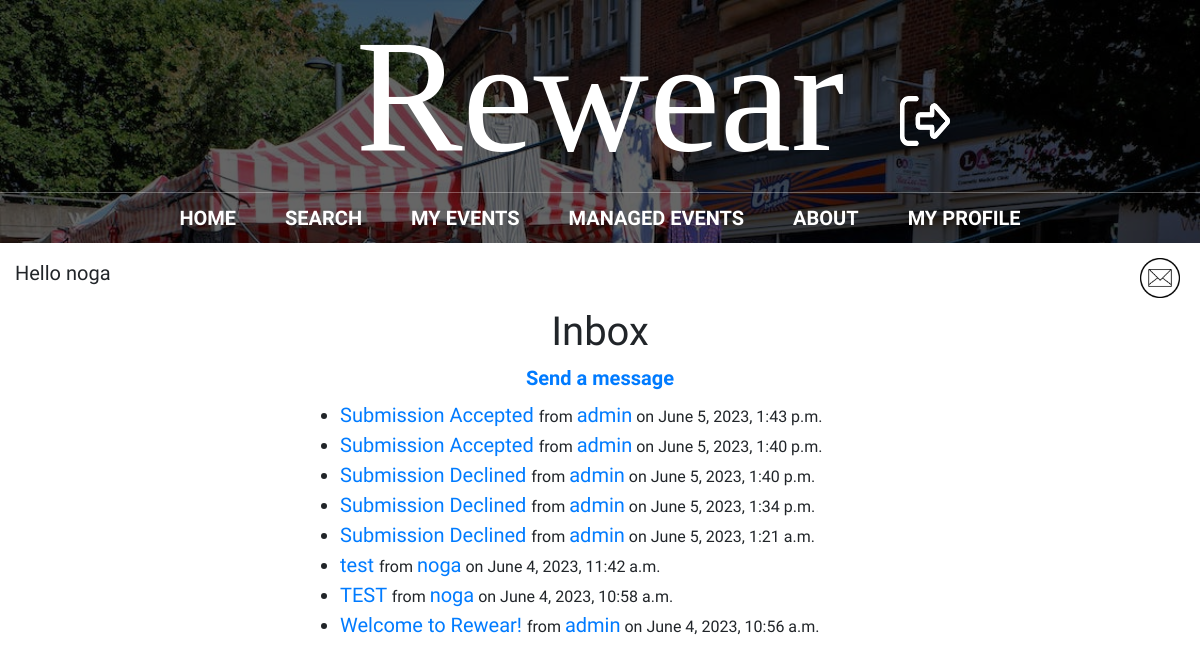
The app's page /inbox/ (signed in), older data.
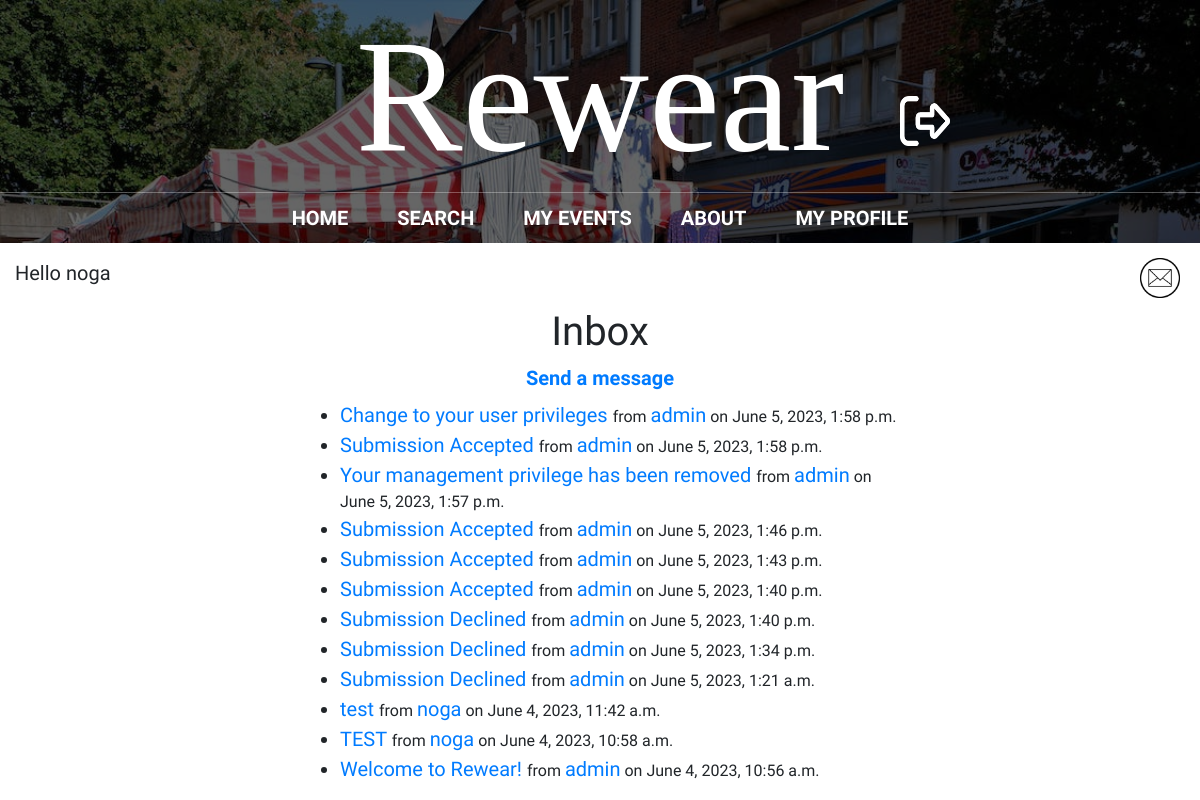
The same page, newer data.
### main/models.py (models this page shows)
class Message(models.Model):
    sender = models.ForeignKey(User, on_delete=models.CASCADE, related_name='sent_messages')
    recipient = models.ForeignKey(User, on_delete=models.CASCADE, related_name='received_messages')
    subject = models.CharField(max_length=255)
    body = models.TextField()
    from django.utils import timezone
    created_at = models.DateTimeField(default=timezone.now)
    is_read = models.BooleanField(default=False)

### main/views.py (the view)
# urls.py: path("inbox/", views.inbox, name="inbox"),
@login_required
def inbox(request):
    messages = Message.objects.filter(recipient=request.user)
    new_mail = new_messages(request.user.username)
    return render(request, 'main/inbox.html', {'messages': messages, 'new_mail': new_mail})

### main/views.py (called while the page is built)
def new_messages(username):
    try:
        messages = Message.objects.filter(recipient=User.objects.filter(username=username)[0])
        for m in messages:
            if not m.is_read:
                return True
        return False
    except:
        return False

### main/templates/main/inbox.html (shortened to what this page needs)
{% extends 'main/base.html' %}
{% block content %}
  <center><h2>Inbox</h2>
    <a href="/send_message/"><h5><b>Send a message</b></h5></a>
  {% if messages %}
    <ul class="mail">
      {% for message in messages reversed %}
        <li{% if not message.is_read %} style="font-weight: bold;"{% endif %}>
          <a href="/message_detail/{{message.id}}">
            {% if not message.is_read %}
              <big><b>{{ message.subject }}</b></big>
            {% else %}
              {{ message.subject }}
            {% endif %}
          </a>
          {% if not message.is_read %}
            from <a href="/profile/{{ message.sender.username }}">{{ message.sender.username }}</a> on {{ message.created_at }}
          {% else %}
            <small>from <a href="/profile/{{ message.sender.username }}">{{ message.sender.username }}</a> on {{ message.created_at }}</small>
          {% endif %}
        </li>
      {% endfor %}
    </ul>
  {% else %}
    <p>No messages.</p></center>
  {% endif %}
{% endblock %}

### main/templates/main/base.html (shortened to what this page needs)
{% load static %}
<!doctype html>
<html>
	<head>
		<link rel="stylesheet" href="https://stackpath.bootstrapcdn.com/bootstrap/4.3.1/css/bootstrap.min.css">
		<link rel="stylesheet" href="{% static 'css/styles.css' %}">
	</head>
	<body>
	<div id = "content", name = "content">
		<div class="row justify-content-center">
			<div class="col-12">
					<header class="main-header">
						<h1 id="header-title" class="header-name header-name-large" style="text-align: center; position: relative;">Rewear
							{% if user.is_authenticated %}
								<span class="header-photo-wrapper">
									<a href="/logout">
										<img src="{% static 'media/logout.png' %}" alt="logout" class="header-photo" width="50" height="50">
									</a>
								</span>
							{% endif %}
						</h1>
						<nav class="nav main-nav">
							<ul>
								<li><a href="/">Home</a></li>
								{% if user.is_authenticated %}
									<li><a href="/search_page/">Search</a></li>
									<li><a href="/my_events/{{request.user.id}}">My Events</a></li>
								{% endif %}
								{% if user.groups.all.0.name == 'eventManager' or user.groups.all.1.name == 'eventManager' %}
									<li><a href="/managed_events/{{request.user.id}}">Managed Events</a></li>
								{% endif %}
								<li><a href="/about/">About</a></li>
								{% if user.is_authenticated and user.is_superuser %}
									<li><a href="/submissions/">Submissions
									<!--<div style="display: inline-block;">
										<div style="border-radius: 50%; width: 10px; height: 10px; padding: 2px; border: solid; border-color: red;"></div>
									</div>-->
									</a></li>
									<li><a href="/admin/">Administration</a></li>
								{% elif user.is_authenticated and user.is_active%}
								<li><a href="/profile/">My Profile</a></li>
								{% endif %}
							</ul>
						</nav>
					</header>
			{% if user.is_authenticated %}
			<p style="text-align:left;margin:15px;">
				<td><left>Hello {{request.user.username}}</left></td>
				<span style="float:right;">
					{% if new_mail %}
						<a href="/inbox" style="text-decoration:none">
							<img src='{% static "media/new_mail.png" %}' alt="inbox" height=40px width=40px class="animation">&nbsp;
						</a>
					{% else %}
						<a href="/inbox" style="text-decoration:none">
							<img src='{% static "media/mail_icon.png" %}' alt="inbox" height=40px width=40px class="mail_icon">&nbsp;
						</a>
					{% endif %}
				</span>
			</p>
			{% endif %}
				{% block content %}
				{% endblock %}
			</div>
		</div>
	</div>
	</body>
</html>

### static/css/styles.css (style rules this page uses)
* { box-sizing: border-box; font-family: Raleway; }
html, body { margin: 0; padding: 0; }
.nav ul { margin: 0; padding: 0; }
.nav li { display: inline; }
.nav a { display: inline-block; padding: .5em; color: white; text-decoration: none; }
.main-nav { text-align: center; font-size: 1.1em; font-weight: lighter; display: inline; }
.main-nav li { padding: 0 1%; }
.main-header { background-color: rgba(0, 0, 0, .6); background-image: url("../media/Header Background.jpeg"); background-blend-mode: multiply; background-size: cover; }
.header-name { text-align: center; margin: 0; font-size: 4em; font-family: "Arvo"; font-weight: normal; color: white; border-bottom: 1px solid rgba(255, 255, 255, .3) }
.header-name-large { font-size: 8em; }

### main/templates/main/base.html (style rules this page uses)
* { font-size: 20px; }
nav li a { text-transform: uppercase; font-weight: bold; }
.header-photo-wrapper { position: absolute; top: 50%; left: 75%; transition: transform 0.2s ease; opacity: 1; transition: transform 0.2s ease, opacity 0.2s ease; }
.header-photo-wrapper::after { content: "Logout"; position: absolute; top: 105%; left: 50%; transform: translateX(-50%); opacity: 0; transition: opacity 0.2s ease; }
.header-name { text-align: center; position: relative; max-width: 100%; width: 100%; white-space: nowrap; overflow: hidden; text-overflow: ellipsis; }
.mail_icon { transition: transform 0.2s ease; }

Row changes from the older to the newer data that the page shows:
added Message: subject "Change to your user privileges", sender.username "admin", created_at "June 5, 2023, 1:58 p.m."
added Message: subject "Submission Accepted", sender.username "admin", created_at "June 5, 2023, 1:58 p.m."
added Message: subject "Your management privilege has been removed", sender.username "admin", created_at "June 5, 2023, 1:57 p.m."
added Message: subject "Submission Accepted", sender.username "admin", created_at "June 5, 2023, 1:46 p.m."
Text that changed along with them:
text no longer shown: "MANAGED EVENTS"
